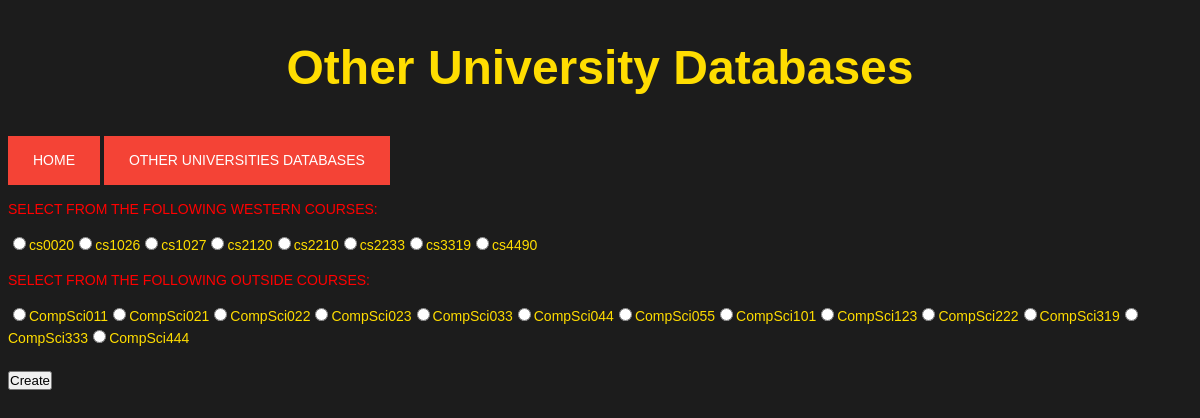
The page /CreateEqual.php on the database its author committed.
### tables this page shows
CREATE TABLE WesternUniversityCourses (
    westernCourseCode VARCHAR(6) NOT NULL,
    courseName VARCHAR(50) NOT NULL,
    weight VARCHAR(3) NOT NULL,
    suffix VARCHAR(3),
    PRIMARY KEY(westernCourseCode)
);

### CreateEqual.php (the view, shortened to what this page needs)
<!DOCTYPE html>
<html>
<link rel="stylesheet" type="text/css" href="styles.css">
<?php include
      'connectdb.php';
    ?>
<h1><center>Other University Databases</center></h1>
<a href="./index.php"><center>HOME</center></a>
<a href="./OtherUniversity.php"><center>OTHER UNIVERSITIES DATABASES</center></a>
</body>
</html>
<?php
     $query = "SELECT westernCourseCode FROM WesternUniversityCourses";
     $result = mysqli_query($connection,$query);
     echo '<p style="color:red;">SELECT FROM THE FOLLOWING WESTERN COURSES:</p>';
     echo '<form action="" method="post">';
     while ($row=mysqli_fetch_assoc($result)) {
        $courseCodes = $row["westernCourseCode"];
        echo "<input type='radio' name='wesCode' value='$courseCodes'>";
        echo $courseCodes;
     }
      $query1 = "SELECT DISTINCT courseCode FROM OtherCourses";
      $result1 = mysqli_query($connection,$query1);
      echo '<br>';
      echo '<p style="color:red;">SELECT FROM THE FOLLOWING OUTSIDE COURSES:</p>';
     while ($row=mysqli_fetch_assoc($result1)) {
        $courseCodes = $row["courseCode"];
        echo "<input type='radio' name='oCode' value='$courseCodes'>";
        echo  $courseCodes;
     }
      echo '<br></br><input type="submit" name="wCodes" value="Create">';
      echo '</form>';
?>
</html>

### styles.css (style rules this page uses)
* { padding: 0; margin: 1; line-height: 1.5; box-sizing: border-box; }
a:link, a:visited { background-color: #f44336; color: white; padding: 14px 25px; text-align: center; text-decoration: none; display: inline-block; }
html { font-size: 14px; font-family: 'Montserrat', sans-serif; scroll-behavior: smooth; }
h1 { font-size: 48px; text-align: center; }
:root { --dark-color: #1c1c1c; --light-color: #ffdd01; }

### rows shown on the page
westernuniversitycourses: westernCourseCode "cs0020"
westernuniversitycourses: westernCourseCode "cs1026"
westernuniversitycourses: westernCourseCode "cs1027"
westernuniversitycourses: westernCourseCode "cs2120"
westernuniversitycourses: westernCourseCode "cs2210"
westernuniversitycourses: westernCourseCode "cs2233"
westernuniversitycourses: westernCourseCode "cs3319"
westernuniversitycourses: westernCourseCode "cs4490"

### other values the page prints
$courseCodes "CompSci011"
$courseCodes "CompSci021"
$courseCodes "CompSci022"
$courseCodes "CompSci023"
$courseCodes "CompSci033"
$courseCodes "CompSci044"
$courseCodes "CompSci055"
$courseCodes "CompSci101"
$courseCodes "CompSci123"
$courseCodes "CompSci222"
$courseCodes "CompSci319"
$courseCodes "CompSci333"
$courseCodes "CompSci444"
